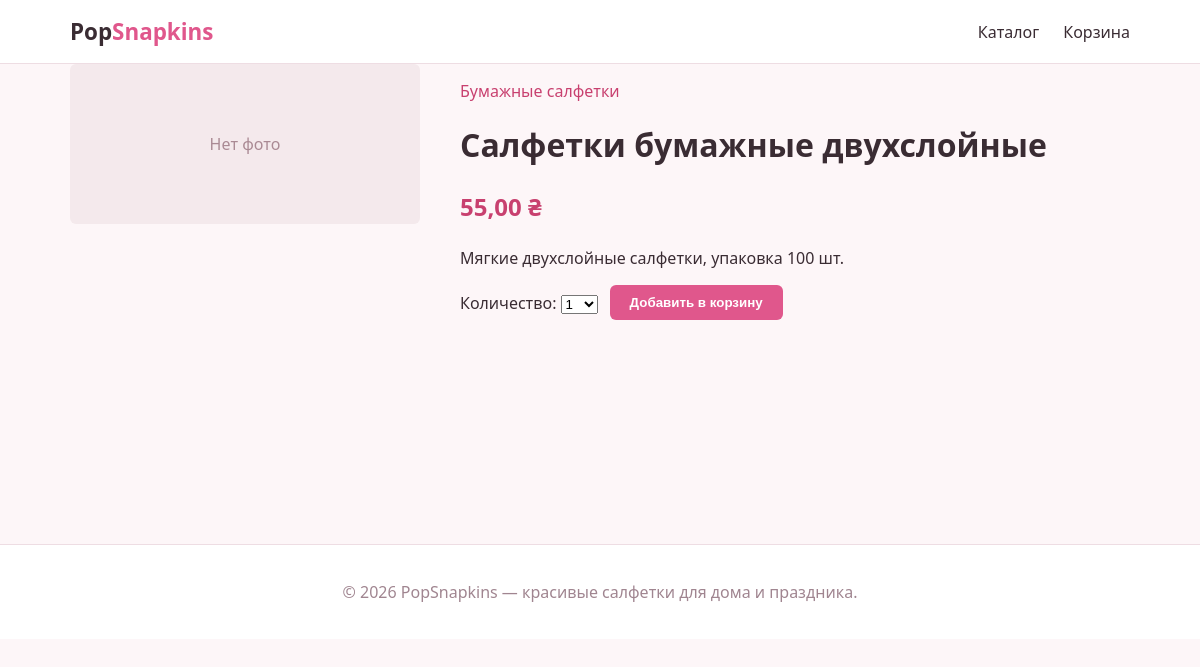
Screenshot of /product/16/salfetki-bumazhnye-dvuhsloinye/ with the database file from the repository.
### shop/models.py (models this page shows, shortened)
class Product(models.Model):
    category = models.ForeignKey(
        Category, related_name='products', on_delete=models.CASCADE,
        verbose_name='Категория',
    )
    name = models.CharField('Название', max_length=200)
    slug = models.SlugField('URL', max_length=200, unique=True)
    description = models.TextField('Описание', blank=True)
    image = models.ImageField('Изображение', upload_to='products/%Y/%m/', blank=True)
    price = models.DecimalField('Цена', max_digits=8, decimal_places=2)
    stock = models.PositiveIntegerField('Остаток на складе', default=0)
    available = models.BooleanField('В продаже', default=True)
    created = models.DateTimeField('Создан', auto_now_add=True)
    updated = models.DateTimeField('Обновлён', auto_now=True)
    class Meta:
        verbose_name = 'Товар'
        verbose_name_plural = 'Товары'
        ordering = ['name']

class Category(models.Model):
    name = models.CharField('Название', max_length=100)
    slug = models.SlugField('URL', max_length=100, unique=True)
    class Meta:
        verbose_name = 'Категория'
        verbose_name_plural = 'Категории'
        ordering = ['name']
    def get_absolute_url(self):
        return reverse('shop:product_list_by_category', args=[self.slug])

### shop/views.py (the view)
# urls.py: path('product/<int:id>/<slug:slug>/', views.product_detail, name='product_detail'),
def product_detail(request, id, slug):
    product = get_object_or_404(Product, id=id, slug=slug, available=True)
    cart_product_form = CartAddProductForm()
    return render(request, 'shop/product/detail.html', {
        'product': product,
        'cart_product_form': cart_product_form,
    })

### shop/forms.py
class CartAddProductForm(forms.Form):
    quantity = forms.TypedChoiceField(
        choices=QUANTITY_CHOICES, coerce=int, label='Количество',
    )
    override = forms.BooleanField(required=False, initial=False, widget=forms.HiddenInput)

### shop/cart.py (called while the page is built)
    def __len__(self):
        return sum(item['quantity'] for item in self.cart.values())

### shop/context_processors.py (called while the page is built)
def cart(request):
    return {'cart': Cart(request)}

### shop/templates/shop/product/detail.html (shortened to what this page needs)
{% extends "shop/base.html" %}
{% block content %}
    <div class="product-detail">
        <div class="product-image-large">
            {% if product.image %}
                <img src="{{ product.image.url }}" alt="{{ product.name }}">
            {% else %}
                <div class="no-image">Нет фото</div>
            {% endif %}
        </div>
        <div class="product-info">
            <p class="breadcrumb"><a href="{{ product.category.get_absolute_url }}">{{ product.category.name }}</a></p>
            <h1>{{ product.name }}</h1>
            <p class="price-large">{{ product.price }} ₴</p>
            <p class="description">{{ product.description|linebreaks }}</p>
            {% if product.stock > 0 %}
                <form action="{% url 'shop:cart_add' product.id %}" method="post" class="add-to-cart-form">
                    {{ cart_product_form }}
                    <button type="submit" class="btn btn-primary">Добавить в корзину</button>
                </form>
            {% else %}
                <p class="out-of-stock">Товара нет в наличии</p>
            {% endif %}
        </div>
    </div>
{% endblock %}

### shop/static/shop/css/style.css (style rules this page uses)
:root { --color-primary: #e0578c; --color-primary-dark: #c8406f; --color-bg: #fdf6f8; --color-text: #3a2c33; --color-border: #eeddE3; }
* { box-sizing: border-box; }
body { margin: 0; font-family: "Segoe UI", Arial, sans-serif; background: var(--color-bg); color: var(--color-text); }
a { color: var(--color-primary-dark); text-decoration: none; }
.no-image { height: 160px; display: flex; align-items: center; justify-content: center; background: #f4e9ec; color: #aa8a94; border-radius: 6px; }
.price, .price-large { color: var(--color-primary-dark); font-weight: bold; }
.price-large { font-size: 1.5rem; }
.product-detail { display: flex; gap: 40px; }
.product-image-large { flex: 0 0 350px; }
.product-info { flex: 1; }
.breadcrumb { color: #a08590; }
.btn { display: inline-block; padding: 10px 20px; border-radius: 6px; border: none; cursor: pointer; font-weight: 600; }
.btn-primary { background: var(--color-primary); color: #fff; }
.add-to-cart-form { display: flex; align-items: center; gap: 12px; margin-top: 16px; }

### rows the page displays
Product: category.name "Бумажные салфетки", name "Салфетки бумажные двухслойные", price "55,00", description "Мягкие двухслойные салфетки, упаковка 100 шт."
